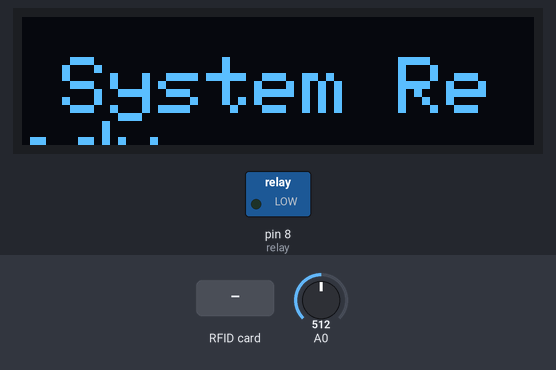
Bench run of a sketch on a simulated Arduino Uno, built with avr-gcc and run on an emulated ATmega328P. On the bench: 128×32 one-colour display, switched loads named in the sketch (green lamp = pin HIGH). Inputs (shaded band) come from the test bench; at power-on: A0 = 512. Pins used as bus, display or sensor lines are not drawn; what the sketch prints to the serial monitor is not drawn.

Above: at 0.1 s.
At 1.7 s:
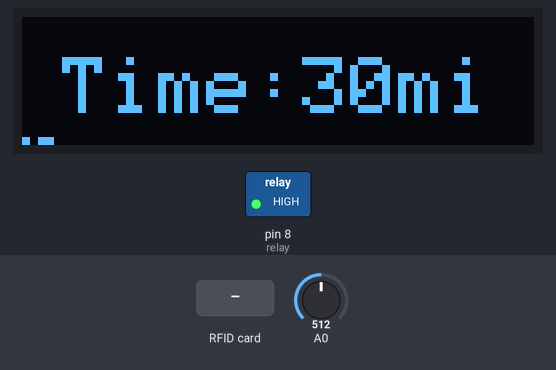
1.8 s: RFID card BD FE 45 21 held to the reader
At 3.1 s:
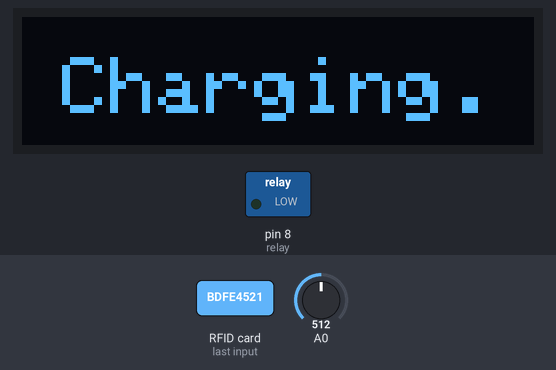
Timing chart, 0 to 4.8 s (numbered marks = the images above; inputs shaded):
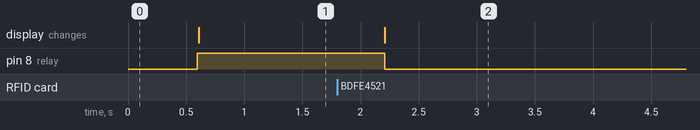

The sketch:

RFID_relay_control_based_on_time.ino
```cpp
#include <SPI.h>
#include <Wire.h>
#include <Adafruit_GFX.h>
#include <Adafruit_SSD1306.h>
#include <MFRC522.h>

#define SCREEN_WIDTH 128
#define SCREEN_HEIGHT 32
#define OLED_RESET    -1
Adafruit_SSD1306 display(SCREEN_WIDTH, SCREEN_HEIGHT, &Wire, OLED_RESET);

#define SS_PIN 10
#define RST_PIN 9
MFRC522 rfid(SS_PIN, RST_PIN);

MFRC522::MIFARE_Key key;
int relay = 8;
byte validUID[] = { 0xBD, 0xFE, 0x45, 0x21 };

void setup() {
  Serial.begin(9600);

  // Start I2C for OLED
  Wire.begin();

  // Initialize OLED display
  if (!display.begin(SSD1306_SWITCHCAPVCC, 0x3C)) {
    Serial.println(F("SSD1306 allocation failed"));
    for (;;);
  }

  display.clearDisplay();
  display.setTextSize(2);
  display.setTextColor(WHITE);
  display.setCursor(10, 10);
  display.println("System Ready");
  display.display();

  delay(500); // Give some time before initializing SPI

  // Start SPI for RFID
  SPI.begin();
  rfid.PCD_Init();

  pinMode(relay, OUTPUT);
  digitalWrite(relay, HIGH);
}

void loop() {
  int potvalue = analogRead(A0);
  long outputValue = map(potvalue, 0, 1023, 0, 60);
  long potvalue1 = outputValue * 60000;

  // Display time on OLED
  display.clearDisplay();
  display.setCursor(10, 10);
  display.print("Time:");
  display.print(outputValue);
  display.println("min");
  display.display();

  Serial.print("Delay in milliseconds: ");
  Serial.println(potvalue1);
  Serial.print("Delay in minutes: ");
  Serial.println(outputValue);
  delay(500);  // Reduce delay to ensure RFID reads

  // Check if RFID is detected
  if (!rfid.PICC_IsNewCardPresent() || !rfid.PICC_ReadCardSerial()) {
    return;
  }

  Serial.print(F("RFID Tag UID:"));
  printHex(rfid.uid.uidByte, rfid.uid.size);
  Serial.println("");

  if (isUIDValid(rfid.uid.uidByte, rfid.uid.size)) {
    Serial.println("Charging...");
    Serial.println("Valid RFID Tag detected.");

    display.clearDisplay();
    display.setCursor(10, 10);
    display.println("Charging...");
    display.display();

    digitalWrite(relay, LOW);
    delay(potvalue1);
    digitalWrite(relay, HIGH);

    Serial.println("Charging complete");

    display.clearDisplay();
    display.setCursor(10, 10);
    display.println("Charge Done!");
    display.display();

  } else {
    Serial.println("Invalid RFID Tag detected.");
    display.clearDisplay();
    display.setCursor(10, 10);
    display.println("Invalid Card");
    display.display();

    digitalWrite(relay, HIGH);
  }

  rfid.PICC_HaltA();  // Halt the card
  rfid.PCD_StopCrypto1(); // Stop encryption on PCD
}

void printHex(byte *buffer, byte bufferSize) {
  for (byte i = 0; i < bufferSize; i++) {
    Serial.print(buffer[i] < 0x10 ? " 0" : " ");
    Serial.print(buffer[i], HEX);
  }
}

bool isUIDValid(byte *uid, byte uidSize) {
  if (uidSize != sizeof(validUID)) return false;

  for (byte i = 0; i < uidSize; i++) {
    if (uid[i] != validUID[i]) return false;
  }

  return true;
}
```

Measured:
- after the input at 1.8 s, pin 8 (relay): HIGH → LOW after 0.41 s; the display: changes after 0.41 s (image 2)
